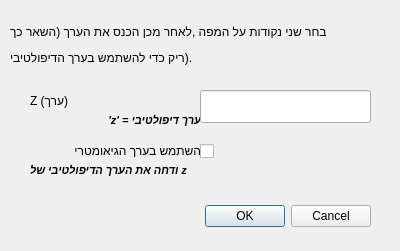
<?xml version="1.0" encoding="UTF-8"?>
<ui version="4.0">
 <class>Measure3dDialogBase</class>
 <widget class="QDialog" name="Measure3dDialogBase">
  <property name="geometry">
   <rect>
    <x>0</x>
    <y>0</y>
    <width>400</width>
    <height>251</height>
   </rect>
  </property>
  <property name="windowTitle">
   <string>3D Measure Points - מדידה תלת מימדית</string>
  </property>
  <widget class="QDialogButtonBox" name="button_box">
   <property name="geometry">
    <rect>
     <x>30</x>
     <y>200</y>
     <width>341</width>
     <height>32</height>
    </rect>
   </property>
   <property name="orientation">
    <enum>Qt::Horizontal</enum>
   </property>
   <property name="standardButtons">
    <set>QDialogButtonBox::Cancel|QDialogButtonBox::Ok</set>
   </property>
  </widget>
  <widget class="QLabel" name="label">
   <property name="geometry">
    <rect>
     <x>30</x>
     <y>80</y>
     <width>171</width>
     <height>41</height>
    </rect>
   </property>
   <property name="text">
    <string>Z (ערך)</string>
   </property>
  </widget>
  <widget class="QLabel" name="label_2">
   <property name="geometry">
    <rect>
     <x>30</x>
     <y>110</y>
     <width>171</width>
     <height>21</height>
    </rect>
   </property>
   <property name="font">
    <font>
     <pointsize>8</pointsize>
     <weight>75</weight>
     <italic>true</italic>
     <bold>true</bold>
    </font>
   </property>
   <property name="text">
    <string>ערך דיפולטיבי = 'z'</string>
   </property>
  </widget>
  <widget class="QLineEdit" name="lineEdit">
   <property name="geometry">
    <rect>
     <x>200</x>
     <y>90</y>
     <width>171</width>
     <height>33</height>
    </rect>
   </property>
  </widget>
  <widget class="QLabel" name="label_3">
   <property name="geometry">
    <rect>
     <x>10</x>
     <y>10</y>
     <width>391</width>
     <height>71</height>
    </rect>
   </property>
   <property name="text">
    <string>&lt;html&gt;&lt;head/&gt;&lt;body&gt;&lt;p&gt;&lt;span style=&quot; font-size:9pt;&quot;&gt;בחר שני נקודות על המפה ,לאחר מכן הכנס את הערך (השאר כך &lt;/span&gt;&lt;/p&gt;&lt;p&gt;&lt;span style=&quot; font-size:9pt;&quot;&gt;ריק כדי להשתמש בערך הדיפולטיבי).&lt;/span&gt;&lt;/p&gt;&lt;/body&gt;&lt;/html&gt;</string>
   </property>
  </widget>
  <widget class="QCheckBox" name="checkBox">
   <property name="geometry">
    <rect>
     <x>200</x>
     <y>140</y>
     <width>171</width>
     <height>22</height>
    </rect>
   </property>
   <property name="text">
    <string/>
   </property>
  </widget>
  <widget class="QLabel" name="label_4">
   <property name="geometry">
    <rect>
     <x>30</x>
     <y>160</y>
     <width>171</width>
     <height>21</height>
    </rect>
   </property>
   <property name="font">
    <font>
     <pointsize>8</pointsize>
     <weight>75</weight>
     <italic>true</italic>
     <bold>true</bold>
    </font>
   </property>
   <property name="text">
    <string>&lt;html&gt;&lt;head/&gt;&lt;body&gt;&lt;p&gt;ודחה את הערך הדיפולטיבי של z&lt;/p&gt;&lt;/body&gt;&lt;/html&gt;</string>
   </property>
  </widget>
  <widget class="QLabel" name="label_5">
   <property name="geometry">
    <rect>
     <x>30</x>
     <y>130</y>
     <width>171</width>
     <height>41</height>
    </rect>
   </property>
   <property name="text">
    <string>השתמש בערך הגיאומטרי</string>
   </property>
  </widget>
 </widget>
 <resources/>
 <connections>
  <connection>
   <sender>button_box</sender>
   <signal>accepted()</signal>
   <receiver>Measure3dDialogBase</receiver>
   <slot>accept()</slot>
   <hints>
    <hint type="sourcelabel">
     <x>20</x>
     <y>20</y>
    </hint>
    <hint type="destinationlabel">
     <x>20</x>
     <y>20</y>
    </hint>
   </hints>
  </connection>
  <connection>
   <sender>button_box</sender>
   <signal>rejected()</signal>
   <receiver>Measure3dDialogBase</receiver>
   <slot>reject()</slot>
   <hints>
    <hint type="sourcelabel">
     <x>20</x>
     <y>20</y>
    </hint>
    <hint type="destinationlabel">
     <x>20</x>
     <y>20</y>
    </hint>
   </hints>
  </connection>
 </connections>
</ui>
